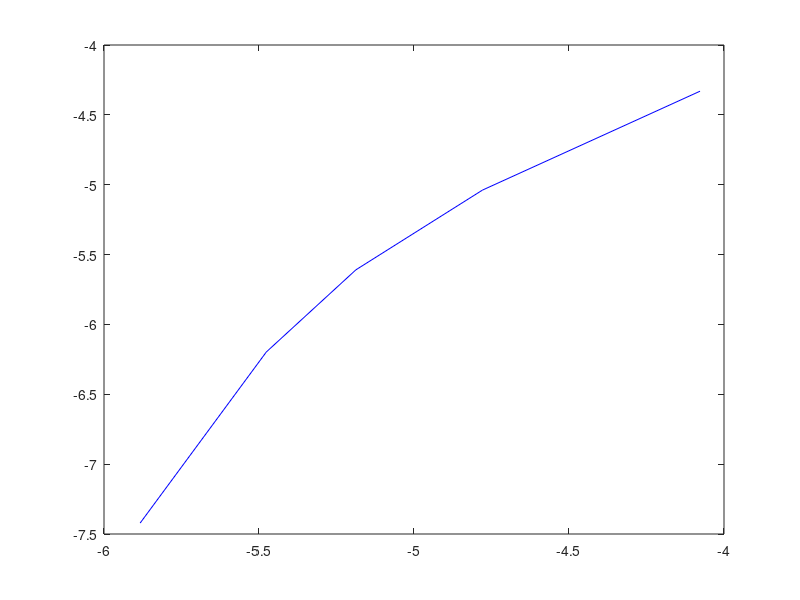

MATLAB code to generate this figure:
load('data_backup.mat')
max_error = zeros(size(Ms));
for k = 1:length(Ms)
    max_error(k) = max(abs(errors(k,:)));
end
plot(log(hs),log(max_error),'b')
coeffs=polyfit(log(hs),log(max_error),1)